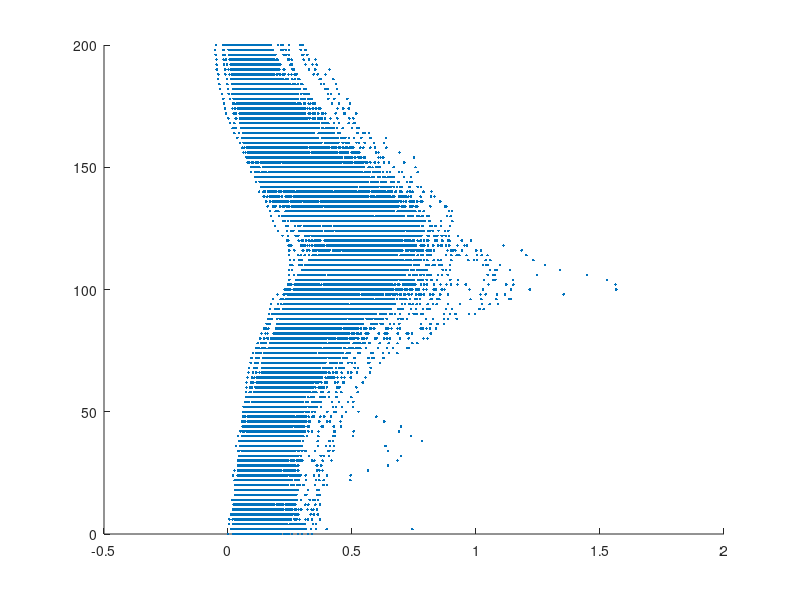

MATLAB code for this plot: (Note: this script raises an error after producing the figure.)
clear;clc;close all;
set(groot, 'defaultFigureUnits', 'centimeters', 'defaultFigurePosition', [3 5 10 10]);

data = importdata('data/hots-chloropigment.txt').data;

p = data(:,3);
f = data(:,4);

f(f==-9) =nan;

pp = reshape(p,[101 329]);
ff = reshape(f,[101 329]);
ffm = mean(ff,2,"omitnan");
f5 = prctile(ff',5);
f95 = prctile(ff',95);

ax = figure;
plot(f,p,'.',Color=[0.8 0.8 0.8],DisplayName="raw data");
hold on
plot(ffm,pp(:,1),'-',"Color",[0 0 0],DisplayName="mean");
plot(f5,pp(:,1),'-',"Color",[0.5 0.5 0.5],DisplayName="5%");
plot(f95,pp(:,1),'-',"Color",[0.5 0.5 0.5],DisplayName="95%");
hold off
set(gca,"YDir","reverse");
legend();
title("L0 Fluorescence 1988-2022",Interpreter="latex");
xlabel("chl-$a$ fluorescence [$\mu$g/L]",Interpreter="latex");
% ylabel("Pressure [dbar]",Interpreter="latex");
yticklabels({});
yticks(0:20:200);
exportgraphics(ax,'figures/L1/meanProfile.png');
